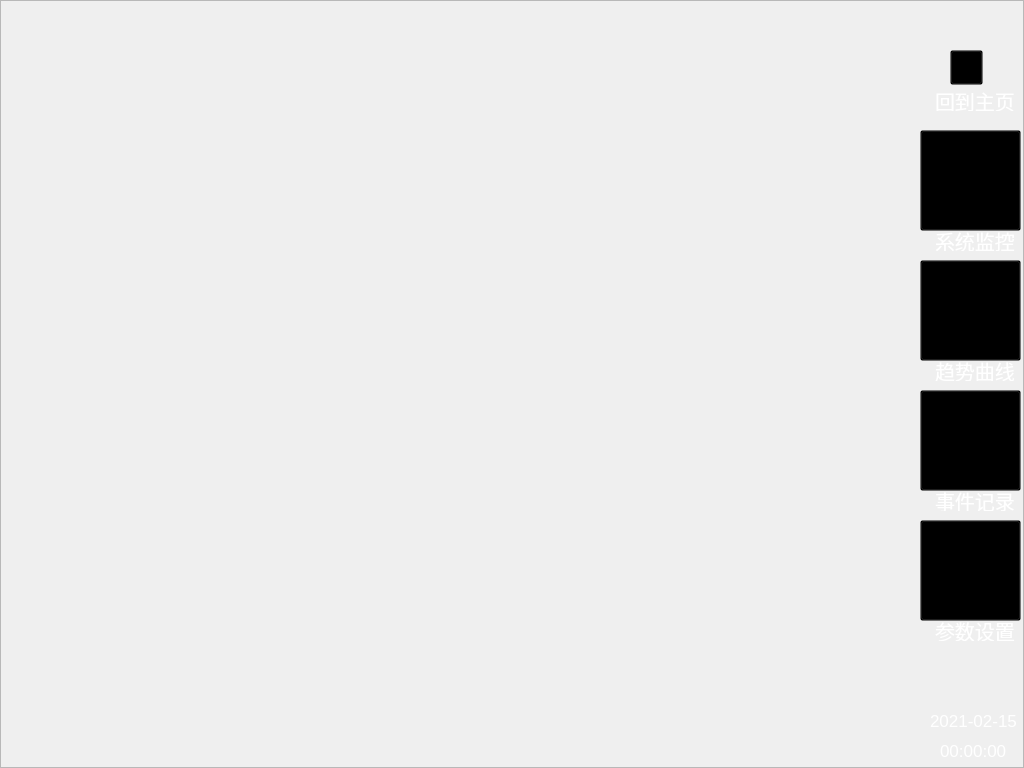
<?xml version="1.0" encoding="UTF-8"?>
<ui version="4.0">
 <class>MainForm</class>
 <widget class="QWidget" name="MainForm">
  <property name="geometry">
   <rect>
    <x>0</x>
    <y>0</y>
    <width>1024</width>
    <height>768</height>
   </rect>
  </property>
  <property name="windowTitle">
   <string>Form</string>
  </property>
  <property name="styleSheet">
   <string notr="true"/>
  </property>
  <widget class="QFrame" name="frame">
   <property name="geometry">
    <rect>
     <x>0</x>
     <y>0</y>
     <width>1024</width>
     <height>768</height>
    </rect>
   </property>
   <property name="styleSheet">
    <string notr="true">#frame {
background-image: url(:/UI/Frame/背景.png);
}</string>
   </property>
   <property name="frameShape">
    <enum>QFrame::StyledPanel</enum>
   </property>
   <property name="frameShadow">
    <enum>QFrame::Raised</enum>
   </property>
   <widget class="QPushButton" name="paraButton">
    <property name="geometry">
     <rect>
      <x>920</x>
      <y>520</y>
      <width>101</width>
      <height>101</height>
     </rect>
    </property>
    <property name="styleSheet">
     <string notr="true">#paraButton {background-image: url(:/UI/Frame/参数设置.png);
background-color: transparent; }</string>
    </property>
    <property name="text">
     <string/>
    </property>
   </widget>
   <widget class="QPushButton" name="eventButton">
    <property name="geometry">
     <rect>
      <x>920</x>
      <y>390</y>
      <width>101</width>
      <height>101</height>
     </rect>
    </property>
    <property name="styleSheet">
     <string notr="true">#eventButton {background-image: url(:/UI/Frame/事件记录.png);
background-color: transparent; }</string>
    </property>
    <property name="text">
     <string/>
    </property>
   </widget>
   <widget class="QPushButton" name="curveButton">
    <property name="geometry">
     <rect>
      <x>920</x>
      <y>260</y>
      <width>101</width>
      <height>101</height>
     </rect>
    </property>
    <property name="styleSheet">
     <string notr="true">#curveButton {background-image: url(:/UI/Frame/曲线走势.png);
background-color: transparent; }</string>
    </property>
    <property name="text">
     <string/>
    </property>
   </widget>
   <widget class="QPushButton" name="systemButton">
    <property name="geometry">
     <rect>
      <x>920</x>
      <y>130</y>
      <width>101</width>
      <height>101</height>
     </rect>
    </property>
    <property name="styleSheet">
     <string notr="true">#systemButton {background-image: url(:/UI/Frame/系统监控.png); 
background-color: transparent; }</string>
    </property>
    <property name="text">
     <string/>
    </property>
   </widget>
   <widget class="QPushButton" name="backButton">
    <property name="geometry">
     <rect>
      <x>950</x>
      <y>50</y>
      <width>33</width>
      <height>35</height>
     </rect>
    </property>
    <property name="styleSheet">
     <string notr="true">#backButton {background-image: url(:/UI/Frame/返回首页.png);
background-color: transparent; }</string>
    </property>
    <property name="text">
     <string/>
    </property>
   </widget>
   <widget class="QFrame" name="frame_2">
    <property name="geometry">
     <rect>
      <x>230</x>
      <y>0</y>
      <width>361</width>
      <height>51</height>
     </rect>
    </property>
    <property name="styleSheet">
     <string notr="true">#frame_2 {background-image: url(:/UI/Frame/标题.png);background-color: transparent; }</string>
    </property>
    <property name="frameShape">
     <enum>QFrame::StyledPanel</enum>
    </property>
    <property name="frameShadow">
     <enum>QFrame::Raised</enum>
    </property>
   </widget>
   <widget class="QLabel" name="label">
    <property name="geometry">
     <rect>
      <x>935</x>
      <y>90</y>
      <width>81</width>
      <height>21</height>
     </rect>
    </property>
    <property name="palette">
     <palette>
      <active>
       <colorrole role="WindowText">
        <brush brushstyle="SolidPattern">
         <color alpha="255">
          <red>255</red>
          <green>255</green>
          <blue>255</blue>
         </color>
        </brush>
       </colorrole>
      </active>
      <inactive>
       <colorrole role="WindowText">
        <brush brushstyle="SolidPattern">
         <color alpha="255">
          <red>255</red>
          <green>255</green>
          <blue>255</blue>
         </color>
        </brush>
       </colorrole>
      </inactive>
      <disabled>
       <colorrole role="WindowText">
        <brush brushstyle="SolidPattern">
         <color alpha="255">
          <red>190</red>
          <green>190</green>
          <blue>190</blue>
         </color>
        </brush>
       </colorrole>
      </disabled>
     </palette>
    </property>
    <property name="font">
     <font>
      <pointsize>15</pointsize>
     </font>
    </property>
    <property name="text">
     <string>回到主页</string>
    </property>
   </widget>
   <widget class="QLabel" name="label_2">
    <property name="geometry">
     <rect>
      <x>935</x>
      <y>230</y>
      <width>81</width>
      <height>21</height>
     </rect>
    </property>
    <property name="palette">
     <palette>
      <active>
       <colorrole role="WindowText">
        <brush brushstyle="SolidPattern">
         <color alpha="255">
          <red>255</red>
          <green>255</green>
          <blue>255</blue>
         </color>
        </brush>
       </colorrole>
      </active>
      <inactive>
       <colorrole role="WindowText">
        <brush brushstyle="SolidPattern">
         <color alpha="255">
          <red>255</red>
          <green>255</green>
          <blue>255</blue>
         </color>
        </brush>
       </colorrole>
      </inactive>
      <disabled>
       <colorrole role="WindowText">
        <brush brushstyle="SolidPattern">
         <color alpha="255">
          <red>190</red>
          <green>190</green>
          <blue>190</blue>
         </color>
        </brush>
       </colorrole>
      </disabled>
     </palette>
    </property>
    <property name="font">
     <font>
      <pointsize>15</pointsize>
     </font>
    </property>
    <property name="text">
     <string>系统监控</string>
    </property>
   </widget>
   <widget class="QLabel" name="label_3">
    <property name="geometry">
     <rect>
      <x>935</x>
      <y>360</y>
      <width>81</width>
      <height>21</height>
     </rect>
    </property>
    <property name="palette">
     <palette>
      <active>
       <colorrole role="WindowText">
        <brush brushstyle="SolidPattern">
         <color alpha="255">
          <red>255</red>
          <green>255</green>
          <blue>255</blue>
         </color>
        </brush>
       </colorrole>
      </active>
      <inactive>
       <colorrole role="WindowText">
        <brush brushstyle="SolidPattern">
         <color alpha="255">
          <red>255</red>
          <green>255</green>
          <blue>255</blue>
         </color>
        </brush>
       </colorrole>
      </inactive>
      <disabled>
       <colorrole role="WindowText">
        <brush brushstyle="SolidPattern">
         <color alpha="255">
          <red>190</red>
          <green>190</green>
          <blue>190</blue>
         </color>
        </brush>
       </colorrole>
      </disabled>
     </palette>
    </property>
    <property name="font">
     <font>
      <pointsize>15</pointsize>
     </font>
    </property>
    <property name="text">
     <string>趋势曲线</string>
    </property>
   </widget>
   <widget class="QLabel" name="label_4">
    <property name="geometry">
     <rect>
      <x>935</x>
      <y>490</y>
      <width>81</width>
      <height>21</height>
     </rect>
    </property>
    <property name="palette">
     <palette>
      <active>
       <colorrole role="WindowText">
        <brush brushstyle="SolidPattern">
         <color alpha="255">
          <red>255</red>
          <green>255</green>
          <blue>255</blue>
         </color>
        </brush>
       </colorrole>
      </active>
      <inactive>
       <colorrole role="WindowText">
        <brush brushstyle="SolidPattern">
         <color alpha="255">
          <red>255</red>
          <green>255</green>
          <blue>255</blue>
         </color>
        </brush>
       </colorrole>
      </inactive>
      <disabled>
       <colorrole role="WindowText">
        <brush brushstyle="SolidPattern">
         <color alpha="255">
          <red>190</red>
          <green>190</green>
          <blue>190</blue>
         </color>
        </brush>
       </colorrole>
      </disabled>
     </palette>
    </property>
    <property name="font">
     <font>
      <pointsize>15</pointsize>
     </font>
    </property>
    <property name="text">
     <string>事件记录</string>
    </property>
   </widget>
   <widget class="QLabel" name="label_5">
    <property name="geometry">
     <rect>
      <x>935</x>
      <y>620</y>
      <width>81</width>
      <height>21</height>
     </rect>
    </property>
    <property name="palette">
     <palette>
      <active>
       <colorrole role="WindowText">
        <brush brushstyle="SolidPattern">
         <color alpha="255">
          <red>255</red>
          <green>255</green>
          <blue>255</blue>
         </color>
        </brush>
       </colorrole>
      </active>
      <inactive>
       <colorrole role="WindowText">
        <brush brushstyle="SolidPattern">
         <color alpha="255">
          <red>255</red>
          <green>255</green>
          <blue>255</blue>
         </color>
        </brush>
       </colorrole>
      </inactive>
      <disabled>
       <colorrole role="WindowText">
        <brush brushstyle="SolidPattern">
         <color alpha="255">
          <red>190</red>
          <green>190</green>
          <blue>190</blue>
         </color>
        </brush>
       </colorrole>
      </disabled>
     </palette>
    </property>
    <property name="font">
     <font>
      <pointsize>15</pointsize>
     </font>
    </property>
    <property name="text">
     <string>参数设置</string>
    </property>
   </widget>
   <widget class="QLabel" name="label_6">
    <property name="geometry">
     <rect>
      <x>930</x>
      <y>710</y>
      <width>91</width>
      <height>21</height>
     </rect>
    </property>
    <property name="palette">
     <palette>
      <active>
       <colorrole role="WindowText">
        <brush brushstyle="SolidPattern">
         <color alpha="255">
          <red>255</red>
          <green>255</green>
          <blue>255</blue>
         </color>
        </brush>
       </colorrole>
      </active>
      <inactive>
       <colorrole role="WindowText">
        <brush brushstyle="SolidPattern">
         <color alpha="255">
          <red>255</red>
          <green>255</green>
          <blue>255</blue>
         </color>
        </brush>
       </colorrole>
      </inactive>
      <disabled>
       <colorrole role="WindowText">
        <brush brushstyle="SolidPattern">
         <color alpha="255">
          <red>190</red>
          <green>190</green>
          <blue>190</blue>
         </color>
        </brush>
       </colorrole>
      </disabled>
     </palette>
    </property>
    <property name="font">
     <font>
      <pointsize>13</pointsize>
     </font>
    </property>
    <property name="text">
     <string>2021-02-15</string>
    </property>
   </widget>
   <widget class="QLabel" name="label_7">
    <property name="geometry">
     <rect>
      <x>940</x>
      <y>740</y>
      <width>71</width>
      <height>21</height>
     </rect>
    </property>
    <property name="palette">
     <palette>
      <active>
       <colorrole role="WindowText">
        <brush brushstyle="SolidPattern">
         <color alpha="255">
          <red>255</red>
          <green>255</green>
          <blue>255</blue>
         </color>
        </brush>
       </colorrole>
      </active>
      <inactive>
       <colorrole role="WindowText">
        <brush brushstyle="SolidPattern">
         <color alpha="255">
          <red>255</red>
          <green>255</green>
          <blue>255</blue>
         </color>
        </brush>
       </colorrole>
      </inactive>
      <disabled>
       <colorrole role="WindowText">
        <brush brushstyle="SolidPattern">
         <color alpha="255">
          <red>190</red>
          <green>190</green>
          <blue>190</blue>
         </color>
        </brush>
       </colorrole>
      </disabled>
     </palette>
    </property>
    <property name="font">
     <font>
      <pointsize>13</pointsize>
     </font>
    </property>
    <property name="text">
     <string>00:00:00</string>
    </property>
   </widget>
   <widget class="QStackedWidget" name="mainStackedWidget">
    <property name="geometry">
     <rect>
      <x>0</x>
      <y>60</y>
      <width>920</width>
      <height>708</height>
     </rect>
    </property>
    <property name="styleSheet">
     <string notr="true">border-style:none;</string>
    </property>
    <property name="currentIndex">
     <number>-1</number>
    </property>
   </widget>
  </widget>
 </widget>
 <resources/>
 <connections/>
 <slots>
  <slot>slot1()</slot>
 </slots>
</ui>
